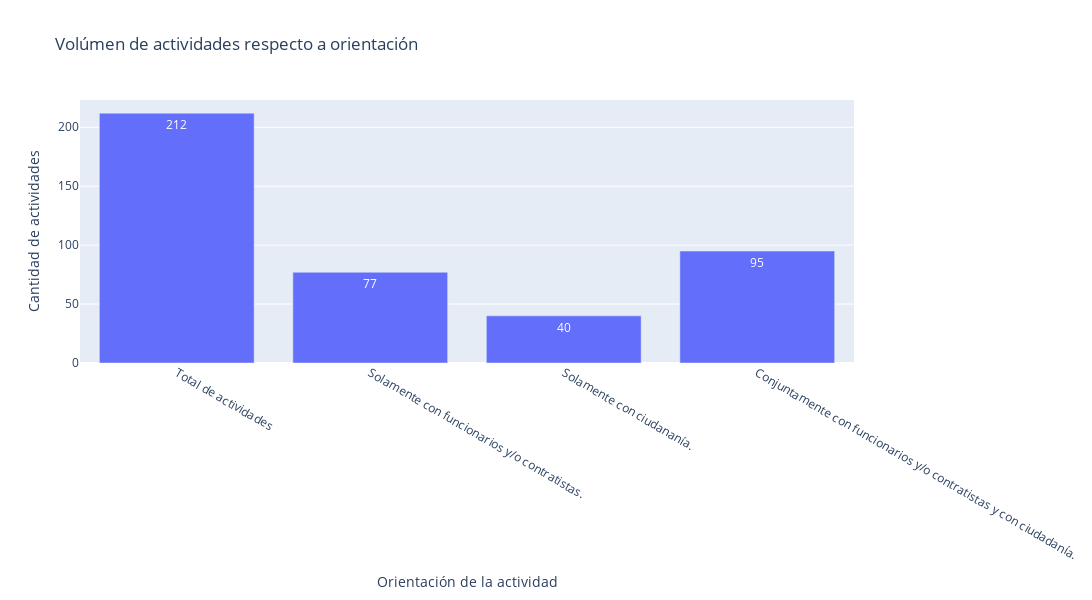

Notebook code for this chart:
### Code cell
iniciativas=p18_df['p18_can']
print(len(iniciativas))

cat_0=iniciativas
cat_A=p18_df.loc[p18_df['p18_usr']=='p18_usr_1']
cat_B=p18_df.loc[p18_df['p18_usr']=='p18_usr_2']
cat_C=p18_df.loc[p18_df['p18_usr']=='p18_usr_3']

values = [len(cat_0),len(cat_A), len(cat_B), len(cat_C)]
categories = ['Total de actividades','Solamente con funcionarios y/o contratistas.', 'Solamente con ciudananía.', 'Conjuntamente con funcionarios y/o contratistas y con ciudadanía.']

fig = go.Figure()
fig.add_trace(go.Bar(x=categories, y=values, text=values, textposition='auto'))

fig.update_layout(title='Volúmen de actividades respecto a orientación', xaxis_title='Orientación de la actividad', yaxis_title='Cantidad de actividades',height=600, width=1200)
fig.update_layout(height=600, width=1200)
fig.write_image(f'./files/graficos/Causas Indirectas/a/Volumen_actividades_vs_orientación.png')
# Show the plot
fig.show()

### Figure 1 — Plotly figure (JSON) as saved in the notebook; plotly's stock layout.template omitted (floating-point values rounded to 4 significant figures)
{"data": [{"text": ["212", "77", "40", "95"], "textposition": "auto", "type": "bar", "x": ["Total de actividades", "Solamente con funcionarios y/o contratistas.", "Solamente con ciudananía.", "Conjuntamente con funcionarios y/o contratistas y con ciudadanía."], "y": [212, 77, 40, 95]}], "layout": {"height": 600, "title": {"text": "Volúmen de actividades respecto a orientación"}, "width": 1200, "xaxis": {"title": {"text": "Orientación de la actividad"}}, "yaxis": {"title": {"text": "Cantidad de actividades"}}}}
